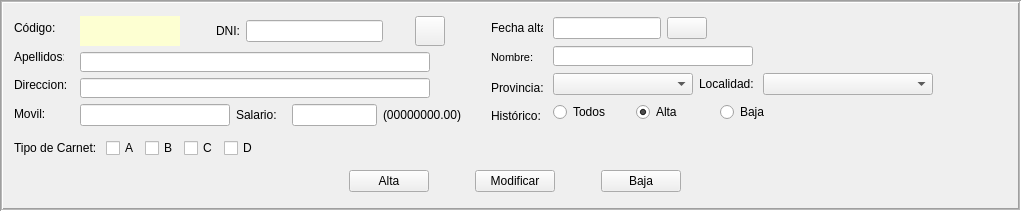
       <widget class="QFrame" name="frame">
        <property name="geometry">
         <rect>
          <x>0</x>
          <y>0</y>
          <width>1021</width>
          <height>211</height>
         </rect>
        </property>
        <property name="sizePolicy">
         <sizepolicy hsizetype="Expanding" vsizetype="Expanding">
          <horstretch>2</horstretch>
          <verstretch>2</verstretch>
         </sizepolicy>
        </property>
        <property name="minimumSize">
         <size>
          <width>900</width>
          <height>0</height>
         </size>
        </property>
        <property name="maximumSize">
         <size>
          <width>16777215</width>
          <height>16777215</height>
         </size>
        </property>
        <property name="frameShape">
         <enum>QFrame::Box</enum>
        </property>
        <property name="frameShadow">
         <enum>QFrame::Sunken</enum>
        </property>
        <property name="lineWidth">
         <number>1</number>
        </property>
        <property name="midLineWidth">
         <number>1</number>
        </property>
        <widget class="QWidget" name="layoutWidget">
         <property name="geometry">
          <rect>
           <x>14</x>
           <y>10</y>
           <width>1001</width>
           <height>191</height>
          </rect>
         </property>
         <layout class="QVBoxLayout" name="verticalLayout_5">
          <item>
           <layout class="QHBoxLayout" name="horizontalLayout_10">
            <item>
             <layout class="QHBoxLayout" name="horizontalLayout_13">
              <item>
               <layout class="QVBoxLayout" name="verticalLayout">
                <item>
                 <widget class="QLabel" name="lblCod">
                  <property name="minimumSize">
                   <size>
                    <width>50</width>
                    <height>20</height>
                   </size>
                  </property>
                  <property name="maximumSize">
                   <size>
                    <width>40</width>
                    <height>16777215</height>
                   </size>
                  </property>
                  <property name="frameShadow">
                   <enum>QFrame::Raised</enum>
                  </property>
                  <property name="text">
                   <string>Código:</string>
                  </property>
                 </widget>
                </item>
                <item>
                 <widget class="QLabel" name="lblApellido">
                  <property name="minimumSize">
                   <size>
                    <width>0</width>
                    <height>20</height>
                   </size>
                  </property>
                  <property name="maximumSize">
                   <size>
                    <width>50</width>
                    <height>16777215</height>
                   </size>
                  </property>
                  <property name="frameShadow">
                   <enum>QFrame::Raised</enum>
                  </property>
                  <property name="text">
                   <string>Apellidos:</string>
                  </property>
                 </widget>
                </item>
                <item>
                 <widget class="QLabel" name="lblDireccion">
                  <property name="minimumSize">
                   <size>
                    <width>60</width>
                    <height>20</height>
                   </size>
                  </property>
                  <property name="frameShadow">
                   <enum>QFrame::Raised</enum>
                  </property>
                  <property name="text">
                   <string>&lt;html&gt;&lt;head/&gt;&lt;body&gt;&lt;p&gt;Direccion: &lt;/p&gt;&lt;/body&gt;&lt;/html&gt;</string>
                  </property>
                  <property name="alignment">
                   <set>Qt::AlignLeading|Qt::AlignLeft|Qt::AlignVCenter</set>
                  </property>
                 </widget>
                </item>
                <item>
                 <widget class="QLabel" name="lblMovil">
                  <property name="minimumSize">
                   <size>
                    <width>55</width>
                    <height>0</height>
                   </size>
                  </property>
                  <property name="maximumSize">
                   <size>
                    <width>55</width>
                    <height>16777215</height>
                   </size>
                  </property>
                  <property name="frameShape">
                   <enum>QFrame::NoFrame</enum>
                  </property>
                  <property name="frameShadow">
                   <enum>QFrame::Raised</enum>
                  </property>
                  <property name="text">
                   <string>&lt;html&gt;&lt;head/&gt;&lt;body&gt;&lt;p&gt;Movil: &lt;/p&gt;&lt;/body&gt;&lt;/html&gt;</string>
                  </property>
                 </widget>
                </item>
               </layout>
              </item>
              <item>
               <layout class="QVBoxLayout" name="verticalLayout_2">
                <item>
                 <layout class="QHBoxLayout" name="horizontalLayout_3">
                  <item>
                   <widget class="QLabel" name="lblCodbd">
                    <property name="minimumSize">
                     <size>
                      <width>100</width>
                      <height>20</height>
                     </size>
                    </property>
                    <property name="maximumSize">
                     <size>
                      <width>100</width>
                      <height>16777215</height>
                     </size>
                    </property>
                    <property name="styleSheet">
                     <string notr="true">background-color: rgb(253, 255, 210);</string>
                    </property>
                    <property name="text">
                     <string/>
                    </property>
                    <property name="alignment">
                     <set>Qt::AlignCenter</set>
                    </property>
                   </widget>
                  </item>
                  <item>
                   <spacer name="horizontalSpacer_3">
                    <property name="orientation">
                     <enum>Qt::Horizontal</enum>
                    </property>
                    <property name="sizeType">
                     <enum>QSizePolicy::Fixed</enum>
                    </property>
                    <property name="sizeHint" stdset="0">
                     <size>
                      <width>30</width>
                      <height>20</height>
                     </size>
                    </property>
                   </spacer>
                  </item>
                  <item>
                   <widget class="QLabel" name="lblDni">
                    <property name="minimumSize">
                     <size>
                      <width>20</width>
                      <height>20</height>
                     </size>
                    </property>
                    <property name="maximumSize">
                     <size>
                      <width>30</width>
                      <height>16777215</height>
                     </size>
                    </property>
                    <property name="text">
                     <string>DNI:</string>
                    </property>
                   </widget>
                  </item>
                  <item>
                   <widget class="QLineEdit" name="txtDni">
                    <property name="minimumSize">
                     <size>
                      <width>60</width>
                      <height>20</height>
                     </size>
                    </property>
                    <property name="maximumSize">
                     <size>
                      <width>170</width>
                      <height>16777215</height>
                     </size>
                    </property>
                    <property name="alignment">
                     <set>Qt::AlignCenter</set>
                    </property>
                   </widget>
                  </item>
                  <item>
                   <widget class="QLabel" name="lblValidarDni">
                    <property name="minimumSize">
                     <size>
                      <width>20</width>
                      <height>20</height>
                     </size>
                    </property>
                    <property name="maximumSize">
                     <size>
                      <width>20</width>
                      <height>30</height>
                     </size>
                    </property>
                    <property name="font">
                     <font>
                      <family>Arial Black</family>
                      <pointsize>9</pointsize>
                     </font>
                    </property>
                    <property name="text">
                     <string/>
                    </property>
                    <property name="alignment">
                     <set>Qt::AlignCenter</set>
                    </property>
                   </widget>
                  </item>
                  <item>
                   <widget class="QPushButton" name="btnBuscarDriver">
                    <property name="minimumSize">
                     <size>
                      <width>30</width>
                      <height>30</height>
                     </size>
                    </property>
                    <property name="maximumSize">
                     <size>
                      <width>30</width>
                      <height>30</height>
                     </size>
                    </property>
                    <property name="text">
                     <string/>
                    </property>
                    <property name="icon">
                     <iconset>
                      <normalon>../IMG/lupa.png</normalon>
                     </iconset>
                    </property>
                    <property name="iconSize">
                     <size>
                      <width>24</width>
                      <height>24</height>
                     </size>
                    </property>
                   </widget>
                  </item>
                  <item>
                   <spacer name="horizontalSpacer_4">
                    <property name="orientation">
                     <enum>Qt::Horizontal</enum>
                    </property>
                    <property name="sizeType">
                     <enum>QSizePolicy::Fixed</enum>
                    </property>
                    <property name="sizeHint" stdset="0">
                     <size>
                      <width>40</width>
                      <height>20</height>
                     </size>
                    </property>
                   </spacer>
                  </item>
                 </layout>
                </item>
                <item>
                 <widget class="QLineEdit" name="txtApellido">
                  <property name="minimumSize">
                   <size>
                    <width>350</width>
                    <height>20</height>
                   </size>
                  </property>
                  <property name="maximumSize">
                   <size>
                    <width>350</width>
                    <height>16777215</height>
                   </size>
                  </property>
                 </widget>
                </item>
                <item>
                 <widget class="QLineEdit" name="txtDireccion">
                  <property name="minimumSize">
                   <size>
                    <width>350</width>
                    <height>20</height>
                   </size>
                  </property>
                  <property name="maximumSize">
                   <size>
                    <width>315</width>
                    <height>16777215</height>
                   </size>
                  </property>
                 </widget>
                </item>
                <item>
                 <layout class="QHBoxLayout" name="horizontalLayout_4">
                  <item>
                   <widget class="QLineEdit" name="txtMovil">
                    <property name="minimumSize">
                     <size>
                      <width>120</width>
                      <height>20</height>
                     </size>
                    </property>
                    <property name="maximumSize">
                     <size>
                      <width>150</width>
                      <height>16777215</height>
                     </size>
                    </property>
                    <property name="layoutDirection">
                     <enum>Qt::LeftToRight</enum>
                    </property>
                    <property name="alignment">
                     <set>Qt::AlignCenter</set>
                    </property>
                   </widget>
                  </item>
                  <item>
                   <widget class="QLabel" name="lblSalario">
                    <property name="maximumSize">
                     <size>
                      <width>50</width>
                      <height>16777215</height>
                     </size>
                    </property>
                    <property name="frameShape">
                     <enum>QFrame::NoFrame</enum>
                    </property>
                    <property name="frameShadow">
                     <enum>QFrame::Raised</enum>
                    </property>
                    <property name="text">
                     <string>&lt;html&gt;&lt;head/&gt;&lt;body&gt;&lt;p&gt;Salario: &lt;/p&gt;&lt;/body&gt;&lt;/html&gt;</string>
                    </property>
                   </widget>
                  </item>
                  <item>
                   <widget class="QLineEdit" name="txtSalario">
                    <property name="minimumSize">
                     <size>
                      <width>85</width>
                      <height>0</height>
                     </size>
                    </property>
                    <property name="maximumSize">
                     <size>
                      <width>60</width>
                      <height>16777215</height>
                     </size>
                    </property>
                    <property name="layoutDirection">
                     <enum>Qt::LeftToRight</enum>
                    </property>
                    <property name="alignment">
                     <set>Qt::AlignBottom|Qt::AlignRight|Qt::AlignTrailing</set>
                    </property>
                   </widget>
                  </item>
                  <item>
                   <widget class="QLabel" name="label_2">
                    <property name="text">
                     <string>&lt;html&gt;&lt;head/&gt;&lt;body&gt;&lt;p&gt;(00000000.00)&lt;/p&gt;&lt;/body&gt;&lt;/html&gt;</string>
                    </property>
                   </widget>
                  </item>
                 </layout>
                </item>
               </layout>
              </item>
             </layout>
            </item>
            <item>
             <layout class="QHBoxLayout" name="horizontalLayout_9">
              <item>
               <layout class="QVBoxLayout" name="verticalLayout_3">
                <item>
                 <widget class="QLabel" name="lblFechaAlta">
                  <property name="minimumSize">
                   <size>
                    <width>50</width>
                    <height>0</height>
                   </size>
                  </property>
                  <property name="maximumSize">
                   <size>
                    <width>52</width>
                    <height>16777215</height>
                   </size>
                  </property>
                  <property name="frameShadow">
                   <enum>QFrame::Raised</enum>
                  </property>
                  <property name="text">
                   <string>Fecha alta:</string>
                  </property>
                 </widget>
                </item>
                <item>
                 <widget class="QLabel" name="label">
                  <property name="minimumSize">
                   <size>
                    <width>50</width>
                    <height>0</height>
                   </size>
                  </property>
                  <property name="maximumSize">
                   <size>
                    <width>55</width>
                    <height>16777215</height>
                   </size>
                  </property>
                  <property name="text">
                   <string>&lt;html&gt;&lt;head/&gt;&lt;body&gt;&lt;p&gt;&lt;span style=&quot; font-size:8pt;&quot;&gt;Nombre: &lt;/span&gt;&lt;/p&gt;&lt;/body&gt;&lt;/html&gt;</string>
                  </property>
                 </widget>
                </item>
                <item>
                 <widget class="QLabel" name="lblProvincia">
                  <property name="frameShape">
                   <enum>QFrame::NoFrame</enum>
                  </property>
                  <property name="frameShadow">
                   <enum>QFrame::Raised</enum>
                  </property>
                  <property name="text">
                   <string>&lt;html&gt;&lt;head/&gt;&lt;body&gt;&lt;p&gt;Provincia: &lt;/p&gt;&lt;/body&gt;&lt;/html&gt;</string>
                  </property>
                 </widget>
                </item>
                <item>
                 <widget class="QLabel" name="lblEstado">
                  <property name="maximumSize">
                   <size>
                    <width>60</width>
                    <height>20</height>
                   </size>
                  </property>
                  <property name="frameShape">
                   <enum>QFrame::NoFrame</enum>
                  </property>
                  <property name="frameShadow">
                   <enum>QFrame::Raised</enum>
                  </property>
                  <property name="text">
                   <string>&lt;html&gt;&lt;head/&gt;&lt;body&gt;&lt;p&gt;Histórico:&lt;/p&gt;&lt;/body&gt;&lt;/html&gt;</string>
                  </property>
                 </widget>
                </item>
               </layout>
              </item>
              <item>
               <layout class="QVBoxLayout" name="verticalLayout_4">
                <item>
                 <layout class="QHBoxLayout" name="horizontalLayout_2">
                  <item>
                   <widget class="QLineEdit" name="txtFechaAlta">
                    <property name="enabled">
                     <bool>true</bool>
                    </property>
                    <property name="minimumSize">
                     <size>
                      <width>100</width>
                      <height>20</height>
                     </size>
                    </property>
                    <property name="maximumSize">
                     <size>
                      <width>110</width>
                      <height>16777215</height>
                     </size>
                    </property>
                    <property name="alignment">
                     <set>Qt::AlignCenter</set>
                    </property>
                    <property name="readOnly">
                     <bool>false</bool>
                    </property>
                   </widget>
                  </item>
                  <item>
                   <widget class="QPushButton" name="btnCalendario">
                    <property name="maximumSize">
                     <size>
                      <width>50</width>
                      <height>16777215</height>
                     </size>
                    </property>
                    <property name="text">
                     <string/>
                    </property>
                    <property name="icon">
                     <iconset>
                      <normaloff>../../../../.designer/IMG/descarga_calendario.png</normaloff>
                      <normalon>../IMG/descarga_calendario.png</normalon>../../../../.designer/IMG/descarga_calendario.png</iconset>
                    </property>
                   </widget>
                  </item>
                  <item>
                   <spacer name="horizontalSpacer">
                    <property name="orientation">
                     <enum>Qt::Horizontal</enum>
                    </property>
                    <property name="sizeHint" stdset="0">
                     <size>
                      <width>308</width>
                      <height>20</height>
                     </size>
                    </property>
                   </spacer>
                  </item>
                 </layout>
                </item>
                <item>
                 <layout class="QHBoxLayout" name="horizontalLayout_5">
                  <item>
                   <widget class="QLineEdit" name="txtNombre">
                    <property name="minimumSize">
                     <size>
                      <width>200</width>
                      <height>20</height>
                     </size>
                    </property>
                    <property name="maximumSize">
                     <size>
                      <width>200</width>
                      <height>20</height>
                     </size>
                    </property>
                   </widget>
                  </item>
                  <item>
                   <spacer name="horizontalSpacer_2">
                    <property name="orientation">
                     <enum>Qt::Horizontal</enum>
                    </property>
                    <property name="sizeHint" stdset="0">
                     <size>
                      <width>258</width>
                      <height>20</height>
                     </size>
                    </property>
                   </spacer>
                  </item>
                 </layout>
                </item>
                <item>
                 <layout class="QHBoxLayout" name="horizontalLayout_7">
                  <item>
                   <widget class="QComboBox" name="cmbProvincia">
                    <property name="minimumSize">
                     <size>
                      <width>140</width>
                      <height>0</height>
                     </size>
                    </property>
                   </widget>
                  </item>
                  <item>
                   <widget class="QLabel" name="lblLocalidad">
                    <property name="frameShape">
                     <enum>QFrame::NoFrame</enum>
                    </property>
                    <property name="frameShadow">
                     <enum>QFrame::Raised</enum>
                    </property>
                    <property name="text">
                     <string>&lt;html&gt;&lt;head/&gt;&lt;body&gt;&lt;p&gt;Localidad: &lt;/p&gt;&lt;/body&gt;&lt;/html&gt;</string>
                    </property>
                   </widget>
                  </item>
                  <item>
                   <widget class="QComboBox" name="cmbLocalidad">
                    <property name="minimumSize">
                     <size>
                      <width>170</width>
                      <height>0</height>
                     </size>
                    </property>
                    <property name="maximumSize">
                     <size>
                      <width>170</width>
                      <height>16777215</height>
                     </size>
                    </property>
                   </widget>
                  </item>
                  <item>
                   <spacer name="horizontalSpacer_5">
                    <property name="orientation">
                     <enum>Qt::Horizontal</enum>
                    </property>
                    <property name="sizeHint" stdset="0">
                     <size>
                      <width>68</width>
                      <height>20</height>
                     </size>
                    </property>
                   </spacer>
                  </item>
                 </layout>
                </item>
                <item>
                 <layout class="QHBoxLayout" name="horizontalLayout_8">
                  <item>
                   <widget class="QRadioButton" name="rbtTodos">
                    <property name="minimumSize">
                     <size>
                      <width>70</width>
                      <height>0</height>
                     </size>
                    </property>
                    <property name="text">
                     <string>Todos</string>
                    </property>
                    <property name="checked">
                     <bool>false</bool>
                    </property>
                    <attribute name="buttonGroup">
                     <string notr="true">buttonGroup</string>
                    </attribute>
                   </widget>
                  </item>
                  <item>
                   <widget class="QRadioButton" name="rbtAlta">
                    <property name="text">
                     <string>Alta</string>
                    </property>
                    <property name="checked">
                     <bool>true</bool>
                    </property>
                    <attribute name="buttonGroup">
                     <string notr="true">buttonGroup</string>
                    </attribute>
                   </widget>
                  </item>
                  <item>
                   <widget class="QRadioButton" name="rbtBaja">
                    <property name="text">
                     <string>Baja</string>
                    </property>
                    <attribute name="buttonGroup">
                     <string notr="true">buttonGroup</string>
                    </attribute>
                   </widget>
                  </item>
                  <item>
                   <spacer name="horizontalSpacer_8">
                    <property name="orientation">
                     <enum>Qt::Horizontal</enum>
                    </property>
                    <property name="sizeType">
                     <enum>QSizePolicy::Fixed</enum>
                    </property>
                    <property name="sizeHint" stdset="0">
                     <size>
                      <width>218</width>
                      <height>20</height>
                     </size>
                    </property>
                   </spacer>
                  </item>
                 </layout>
                </item>
               </layout>
              </item>
             </layout>
            </item>
           </layout>
          </item>
          <item>
           <layout class="QHBoxLayout" name="horizontalLayout_11">
            <item>
             <widget class="QLabel" name="lbltipoCarnet">
              <property name="maximumSize">
               <size>
                <width>100</width>
                <height>20</height>
               </size>
              </property>
              <property name="frameShape">
               <enum>QFrame::NoFrame</enum>
              </property>
              <property name="frameShadow">
               <enum>QFrame::Raised</enum>
              </property>
              <property name="text">
               <string>&lt;html&gt;&lt;head/&gt;&lt;body&gt;&lt;p&gt;Tipo de Carnet: &lt;/p&gt;&lt;/body&gt;&lt;/html&gt;</string>
              </property>
             </widget>
            </item>
            <item>
             <widget class="QCheckBox" name="chkA">
              <property name="maximumSize">
               <size>
                <width>40</width>
                <height>20</height>
               </size>
              </property>
              <property name="text">
               <string>A</string>
              </property>
             </widget>
            </item>
            <item>
             <widget class="QCheckBox" name="chkB">
              <property name="maximumSize">
               <size>
                <width>40</width>
                <height>20</height>
               </size>
              </property>
              <property name="text">
               <string>B</string>
              </property>
             </widget>
            </item>
            <item>
             <widget class="QCheckBox" name="chkC">
              <property name="maximumSize">
               <size>
                <width>40</width>
                <height>20</height>
               </size>
              </property>
              <property name="text">
               <string>C</string>
              </property>
             </widget>
            </item>
            <item>
             <widget class="QCheckBox" name="chkD">
              <property name="maximumSize">
               <size>
                <width>40</width>
                <height>20</height>
               </size>
              </property>
              <property name="text">
               <string>D</string>
              </property>
             </widget>
            </item>
            <item>
             <spacer name="horizontalSpacer_7">
              <property name="orientation">
               <enum>Qt::Horizontal</enum>
              </property>
              <property name="sizeType">
               <enum>QSizePolicy::Expanding</enum>
              </property>
              <property name="sizeHint" stdset="0">
               <size>
                <width>188</width>
                <height>20</height>
               </size>
              </property>
             </spacer>
            </item>
           </layout>
          </item>
          <item>
           <layout class="QHBoxLayout" name="horizontalLayout_6">
            <item>
             <spacer name="horizontalSpacer_12">
              <property name="orientation">
               <enum>Qt::Horizontal</enum>
              </property>
              <property name="sizeType">
               <enum>QSizePolicy::Expanding</enum>
              </property>
              <property name="sizeHint" stdset="0">
               <size>
                <width>308</width>
                <height>20</height>
               </size>
              </property>
             </spacer>
            </item>
            <item>
             <widget class="QPushButton" name="btnAltaDriver">
              <property name="minimumSize">
               <size>
                <width>75</width>
                <height>20</height>
               </size>
              </property>
              <property name="text">
               <string>Alta</string>
              </property>
             </widget>
            </item>
            <item>
             <spacer name="horizontalSpacer_14">
              <property name="orientation">
               <enum>Qt::Horizontal</enum>
              </property>
              <property name="sizeType">
               <enum>QSizePolicy::Fixed</enum>
              </property>
              <property name="sizeHint" stdset="0">
               <size>
                <width>40</width>
                <height>20</height>
               </size>
              </property>
             </spacer>
            </item>
            <item>
             <widget class="QPushButton" name="btnModifDriver">
              <property name="minimumSize">
               <size>
                <width>75</width>
                <height>20</height>
               </size>
              </property>
              <property name="text">
               <string>Modificar</string>
              </property>
             </widget>
            </item>
            <item>
             <spacer name="horizontalSpacer_15">
              <property name="orientation">
               <enum>Qt::Horizontal</enum>
              </property>
              <property name="sizeType">
               <enum>QSizePolicy::Fixed</enum>
              </property>
              <property name="sizeHint" stdset="0">
               <size>
                <width>40</width>
                <height>20</height>
               </size>
              </property>
             </spacer>
            </item>
            <item>
             <widget class="QPushButton" name="btnBajaDriver">
              <property name="minimumSize">
               <size>
                <width>75</width>
                <height>20</height>
               </size>
              </property>
              <property name="text">
               <string>Baja</string>
              </property>
             </widget>
            </item>
            <item>
             <spacer name="horizontalSpacer_13">
              <property name="orientation">
               <enum>Qt::Horizontal</enum>
              </property>
              <property name="sizeType">
               <enum>QSizePolicy::Expanding</enum>
              </property>
              <property name="sizeHint" stdset="0">
               <size>
                <width>278</width>
                <height>20</height>
               </size>
              </property>
             </spacer>
            </item>
           </layout>
          </item>
         </layout>
        </widget>
       </widget>
